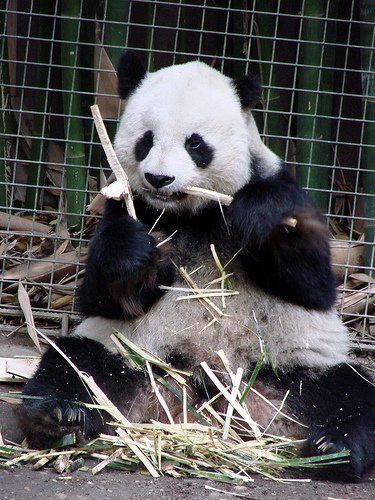
#> input picture data/animals/panda/panda_00004.jpg, 375 x 500 px; its folder holds only this picture in this run
$ python shallownet_animals.py --dataset ../../data/animals/panda
#> lines starting #> are read from the running program, lines starting #| are printed output that depends on the picture
### datasets/simpledatasetloader.py
import numpy as np
import cv2
import os
import pandas as pd
import matplotlib.pyplot as plt
import math
import random
from utils.utils import printFrequency, plotFrequencyBar

class SimpleDatasetLoader:

    def __init__(self, preprocessors=None):
        # store the image preprocessor
        self.preprocessors = preprocessors

        # if the preprocessors are None, initialize them as an empty list
        if self.preprocessors is None:
            self.preprocessors = []

    def load(self, imagePaths, verbose=-1):
#> called with verbose = 500
        data = []
        labels = []

        for (i, imagePath) in enumerate(imagePaths):
            # we assume image path has format /path/to/dataset/{class}/{image}.jpg
            image = cv2.imread(imagePath)
#> image is the input picture: shape (500, 375, 3); mean B, G, R 83.7, 83.4, 85.2
            label = imagePath.split(os.path.sep)[-2]
            cv2.imshow("Image", image)
            cv2.waitKey(0)

            # if preprocessors are available, we apply them consecutively on image
            if self.preprocessors is not None:
                for preprocessor in self.preprocessors:
                    image = preprocessor.preprocess(image)
                    cv2.imshow("Image", image)
                    cv2.waitKey(0)
#> this loop made 2 passes
#> pass 1, in load, `image = preprocessor.preprocess(image)`:
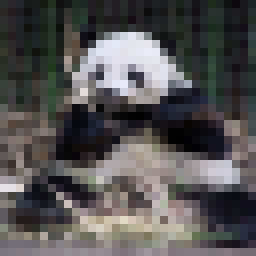
#> image: shape (32, 32, 3) (shown 8 times larger); mean B, G, R 83.7, 83.4, 85.2

            data.append(image)
            labels.append(label)

            if verbose > 0 and i > 0 and (i + 1) % verbose == 0:
                print("[INFO] processed {}/{}".format(i + 1, len(imagePaths)))

        # return tuple of data and labels
        return (np.array(data), np.array(labels))

    # [162 lines left out: functions getBreedToNumAngIncrments, loadfromlabels, csvToDictionary, rotate, flip, translate and 1 more, not called in this run]

### preprocessing/simplepreprocessor.py
import cv2


class SimplePreprocessor:

    def __init__(self, width: object, height: object, inter: object = cv2.INTER_AREA) -> object:
        # store the target image width, height, and interpolation method used when resizing
        self.width = width
        self.height = height
        self.inter = inter

    def preprocess(self, image):
        # resize the image to a fixed size, ignoring the aspect ratio
        return cv2.resize(image, (self.width, self.height),
                          interpolation=self.inter)

### preprocessing/imagetoarraypreprocessor.py
from keras.preprocessing.image import img_to_array

class ImageToArrayPreprocessor:

    def __init__(self, dataFormat=None):
        self.dataFormat = dataFormat

    def preprocess(self, image):
#> (the run stopped early here; a loop or call above may not have finished)

$ run again, on data/animals/panda/panda_00078.jpg
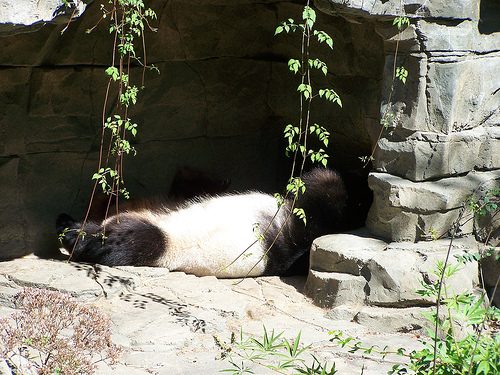
#> input picture data/animals/panda/panda_00078.jpg, 500 x 375 px
#> in load, image is the input picture: shape (375, 500, 3); mean B, G, R 99.5, 114.3, 115.4
#> the loop in load, `for preprocessor in self.preprocessors:` made 2 passes
#> pass 1, in load, `image = preprocessor.preprocess(image)`:
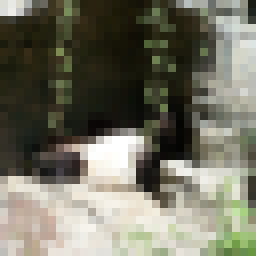
#> image: shape (32, 32, 3) (shown 8 times larger); mean B, G, R 99.5, 114.3, 115.3

$ run again, on data/animals/panda/panda_00096.jpg
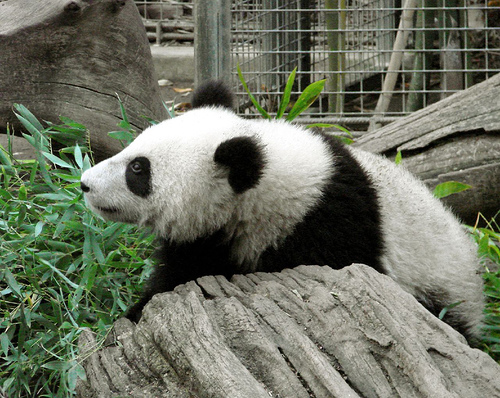
#> input picture data/animals/panda/panda_00096.jpg, 500 x 398 px
#> in load, image is the input picture: shape (398, 500, 3); mean B, G, R 98, 114.4, 109.5
#> the loop in load, `for preprocessor in self.preprocessors:` made 2 passes
#> pass 1, in load, `image = preprocessor.preprocess(image)`:
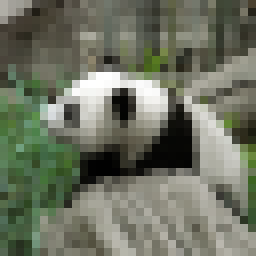
#> image: shape (32, 32, 3) (shown 8 times larger); mean B, G, R 98, 114.3, 109.5

$ run again, on data/animals/panda/panda_00114.jpg
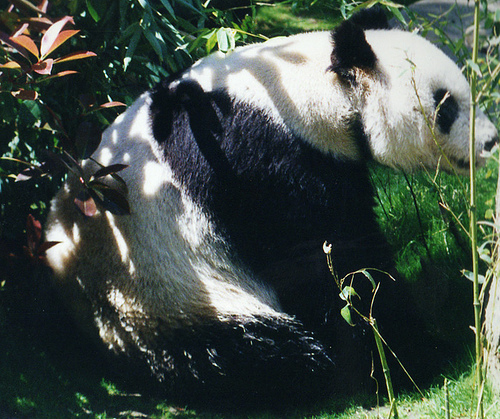
#> input picture data/animals/panda/panda_00114.jpg, 500 x 419 px
#> in load, image is the input picture: shape (419, 500, 3); mean B, G, R 70.8, 78.4, 67
#> the loop in load, `for preprocessor in self.preprocessors:` made 2 passes
#> pass 1, in load, `image = preprocessor.preprocess(image)`:
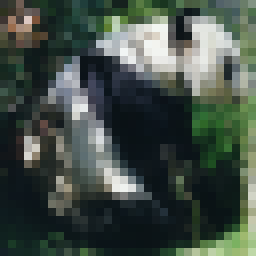
#> image: shape (32, 32, 3) (shown 8 times larger); mean B, G, R 70.8, 78.4, 67

$ run again, on data/animals/panda/panda_00007.jpg
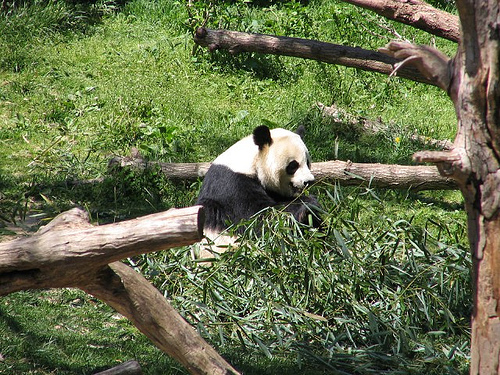
#> input picture data/animals/panda/panda_00007.jpg, 500 x 375 px
#> in load, image is the input picture: shape (375, 500, 3); mean B, G, R 75.3, 111.4, 101.9
#> the loop in load, `for preprocessor in self.preprocessors:` made 2 passes
#> pass 1, in load, `image = preprocessor.preprocess(image)`:
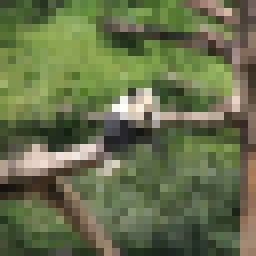
#> image: shape (32, 32, 3) (shown 8 times larger); mean B, G, R 75.3, 111.4, 101.9
